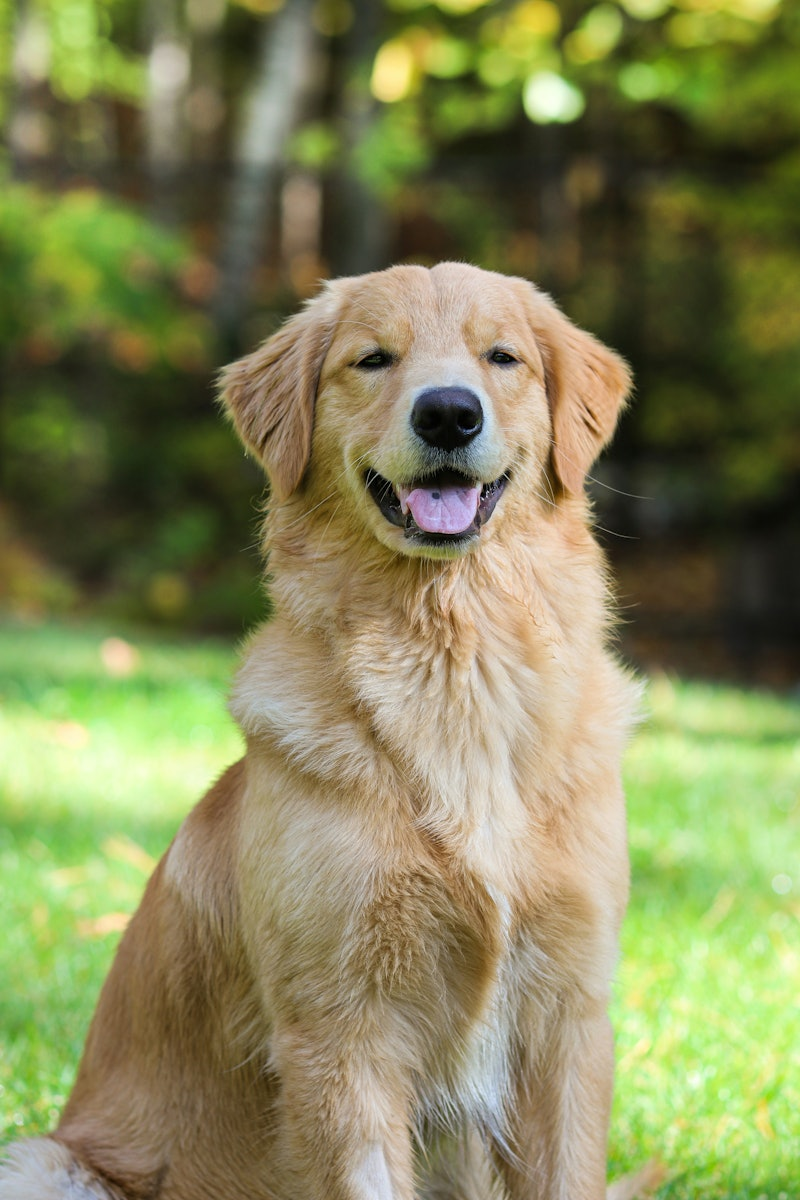
#> input picture 1-common_aigorithms/common_aigorithms/4-Open-SourceFrameworksAndTools/OpenCV_files/dog.jpg, 800 x 1200 px
$ jupyter execute 01-OpenCV.ipynb
#> lines starting #> are read from the running program, lines starting #| are printed output that depends on the picture; after the words box and inside, x2 and y2 are one past the last pixel; in counts of white or black regions, pixels touching at a corner belong together
# OpenCV 基础操作

## 一、静态图像处理
### 1. 图像读取与显示
这部分内容主要介绍如何使用OpenCV读取和显示图像。

[cell 1]
import cv2
import numpy as np
from matplotlib import pyplot as plt
# 步骤一、读取图像
# cv2.imread方法用于读取图像，它有两个主要参数：
#   - filename: 要读取的图像文件的路径。
#   - flags: 读取图像的模式，常用的值有：
#       - cv2.IMREAD_COLOR: 以彩色模式读取图像，默认值，忽略图像的透明度通道。
#       - cv2.IMREAD_GRAYSCALE: 以灰度模式读取图像。
#       - cv2.IMREAD_UNCHANGED: 以包含透明度通道的模式读取图像。
img_1 = cv2.imread('./OpenCV_files/dog.jpg', cv2.IMREAD_COLOR)
#> img_1 is the input picture: shape (1200, 800, 3); mean B, G, R 88.3, 133.7, 131.8
img_2 = cv2.imread('./OpenCV_files/dog.jpg', cv2.IMREAD_GRAYSCALE)
img_3 = cv2.imread('./OpenCV_files/dog.jpg', cv2.IMREAD_UNCHANGED)
# 步骤二、显示图像
"""
# OpenCV自带的方法
# 检查图像是否成功读取
CV_image = img_1 # 这边可以选择看看上面三个图像的不同之处
if CV_image is None:
    print("无法读取图像，请检查文件路径和文件名。")
else:

    # 显示图像
    # cv2.imshow 用于显示图像，第一个参数为窗口名称，第二个参数为要显示的图像
    # cv2.imshow('Displayed Image', CV_image)
    # 等待按键事件
    # cv2.waitKey 用于等待按键事件，参数为等待时间（毫秒），0 表示无限等待
    # cv2.waitKey(0)
    # 关闭所有窗口
    # cv2.destroyAllWindows 用于关闭所有由 OpenCV 创建的窗口
    # cv2.destroyAllWindows()
"""
# 使用matplotlib的pyplot来显示图像
# plt.imshow方法用于显示图像，它有以下主要参数：
#   - X: 要显示的图像数组，可以是二维（灰度图像）或三维（彩色图像）。
#   - cmap: 颜色映射，对于灰度图像，常用的是'gray'。
#   - interpolation: 插值方法，用于调整图像的显示质量。
# 由于OpenCV使用BGR颜色模式，而matplotlib使用RGB颜色模式，所以需要转换颜色通道
# 使用cv2.cvtColor方法将BGR图像转换为RGB图像
# cv2.cvtColor方法用于颜色空间转换，它有两个主要参数：
#   - src: 要转换的图像数组。
#   - code: 转换的代码，常用的值有：
#       - cv2.COLOR_BGR2RGB: 将BGR图像转换为RGB图像。
#       - cv2.COLOR_BGR2GRAY: 将BGR图像转换为灰度图像。

OpenCV_image = img_1 # 这边可以选择看看上面几个图像的不同之处
img_rgb = cv2.cvtColor(OpenCV_image, cv2.COLOR_BGR2RGB)
img_gray = cv2.cvtColor(OpenCV_image, cv2.COLOR_BGR2GRAY) # 注意传入的就是灰度图像时注释掉这句

plt_image = img_rgb # 这里可以选择使用img_rgb或img_gray
plt.imshow(plt_image)
#plt.imshow(plt_image, cmap='gray') # 选择使用img_gray时用这句
plt.show()

### 2.图像滤波
这部分是对图像进行滤波处理的代码，主要包括：
- 卷积运算与边界填充
- 均值滤波、高斯滤波、中值滤波、双边滤波

[cell 2]
# 卷积运算与边界填充
import cv2
import numpy as np
from matplotlib import pyplot as plt

# 读取图像
img = cv2.imread('./OpenCV_files/dog.jpg', cv2.IMREAD_COLOR)
img_rgb = cv2.cvtColor(img, cv2.COLOR_BGR2RGB)
#img_rgb = cv2.cvtColor(cv2.imread('./OpenCV_files/dog.jpg', cv2.IMREAD_COLOR), cv2.COLOR_BGR2RGB) # 偷懒写法（布什）

# 步骤一、定义卷积核（常见尺寸分为 3x3、5x5 等）
# 卷积核是一个二维数组，用于在图像上进行卷积操作，不同的卷积核可以实现不同的图像效果，如模糊、锐化等
# 这里以 3x3 的均值卷积核为例，它可以对图像进行模糊处理
# 卷积核的每个元素表示对应位置的权重，所有权重之和通常为 1
kernel = np.ones((3, 3), np.float32) / 9
# 解释：
# - np.ones((3, 3), np.float32) 创建一个 3x3 的全 1 数组，数据类型为浮点数
# - 除以 9 是为了保证卷积核的权重之和为 1

# 步骤二、卷积运算
# cv2.filter2D 函数用于进行卷积操作，它有以下主要参数：
# - src: 输入的图像
# - ddepth: 输出图像的深度，通常设置为 -1 表示与输入图像深度相同
# - kernel: 卷积核
# - anchor: 锚点位置，默认值为 (-1, -1) 表示卷积核的中心
# - delta: 在卷积结果上添加的可选值，默认为 0
# - borderType: 边界填充类型，默认为 cv2.BORDER_DEFAULT
convolved_img = cv2.filter2D(img_rgb, -1, kernel)

# 步骤三、边界填充
# cv2.copyMakeBorder 函数用于对图像进行边界填充，它有以下主要参数：
# - src: 输入的图像
# - top, bottom, left, right: 分别表示顶部、底部、左侧、右侧的填充像素数
# - borderType: 边界填充类型，常见的有 cv2.BORDER_CONSTANT（常量填充）、cv2.BORDER_REPLICATE（复制边界像素）等
# - value: 当 borderType 为 cv2.BORDER_CONSTANT 时，指定填充的常量值
# 这里以 10 像素的常量填充为例，填充颜色为白色（255, 255, 255）
padded_img = cv2.copyMakeBorder(convolved_img, 10, 10, 10, 10, cv2.BORDER_CONSTANT, value=(255, 255, 255))

# 输出图像
plt.subplot(131), plt.imshow(img_rgb), plt.title('Original Image') # 原始图像
plt.xticks([]), plt.yticks([])
plt.subplot(132), plt.imshow(convolved_img), plt.title('Convolved Image') # 卷积后的图像，可以比较明显的看出图像的模糊效果
plt.xticks([]), plt.yticks([])
plt.subplot(133), plt.imshow(padded_img), plt.title('Padded Image') # 填充后的图像，可以看到图像的边界被填充为白色
plt.xticks([]), plt.yticks([])
plt.show()

[cell 3]
# 均值滤波、高斯滤波、中值滤波、双边滤波
import cv2
import numpy as np
import matplotlib.pyplot as plt
import matplotlib.cm as cm

# 读取图像
img = cv2.imread('./OpenCV_files/dog.jpg', cv2.IMREAD_COLOR)
img_rgb = cv2.cvtColor(img, cv2.COLOR_BGR2RGB)

# 定义滤波核大小
kernel_size = 3

# 一、对图像进行均值滤波
# cv2.blur 函数用于进行均值滤波操作，它有以下主要参数：
# - src: 输入的图像
# - ksize: 卷积核的大小，通常是一个元组 (width, height)，这里使用 (kernel_size, kernel_size)
# - anchor: 锚点位置，默认值为 (-1, -1) 表示卷积核的中心
# - borderType: 边界填充类型，默认为 cv2.BORDER_DEFAULT
mean_filtered = cv2.blur(img_rgb, (kernel_size, kernel_size))

# 二、对图像进行中值滤波
# cv2.medianBlur 函数用于进行中值滤波操作，它有以下主要参数：
# - src: 输入的图像
# - ksize: 卷积核的大小，必须是大于 1 的奇数，这里使用 kernel_size
# 中值滤波是取卷积核区域内像素值的中值作为中心像素的值，常用于去除椒盐噪声
median_filtered = cv2.medianBlur(img_rgb, kernel_size)

# 三、对图像进行高斯滤波
# cv2.GaussianBlur 函数用于进行高斯滤波操作，它有以下主要参数：
# - src: 输入的图像
# - ksize: 卷积核的大小，必须是奇数，通常是 (width, height)，这里使用 (kernel_size, kernel_size)
# - sigmaX: X 方向的高斯核标准差，如果为 0，则根据 ksize 自动计算
# - sigmaY: Y 方向的高斯核标准差，如果为 0，则与 sigmaX 相同
# 高斯滤波是根据高斯函数对图像进行加权平均，能有效去除高斯噪声
gaussian_filtered = cv2.GaussianBlur(img_rgb, (kernel_size, kernel_size), 0)

# 四、对图像进行双边滤波
# cv2.bilateralFilter 函数用于进行双边滤波操作，它有以下主要参数：
# - src: 输入的图像
# - d: 滤波时使用的像素邻域直径，如果为负数，则根据 sigmaSpace 自动计算
# - sigmaColor: 颜色空间滤波器的标准差，值越大表示在颜色空间中越容易融合不同颜色
# - sigmaSpace: 坐标空间滤波器的标准差，值越大表示在坐标空间中越容易融合不同位置的像素
# 双边滤波能在平滑图像的同时保留边缘信息
bilateral_filtered = cv2.bilateralFilter(img_rgb, 9, 75, 75)

# 显示图像
plt.figure(figsize=(15, 10))

# 显示原图像
plt.subplot(231), plt.imshow(img_rgb)
plt.title('Original Image'), plt.xticks([]), plt.yticks([])

# 显示均值滤波结果
plt.subplot(232), plt.imshow(mean_filtered)
plt.title('Mean Filtered'), plt.xticks([]), plt.yticks([])
# 注：均值滤波使图像整体更加平滑，细微纹理和噪点被模糊处理，同时边缘部分也有一定程度模糊，
# 因其对邻域像素简单求平均，未区分边缘与非边缘区域。

# 显示中值滤波结果
plt.subplot(233), plt.imshow(median_filtered)
plt.title('Median Filtered'), plt.xticks([]), plt.yticks([])
# 注：中值滤波对椒盐噪声等离散噪声点去除效果显著，且相比均值滤波能更好地保持图像边缘信息，
# 图像轮廓不会过度模糊，因为它是取邻域像素中值来替代中心像素值。

# 显示高斯滤波结果
plt.subplot(234), plt.imshow(gaussian_filtered)
plt.title('Gaussian Filtered'), plt.xticks([]), plt.yticks([])
# 注：高斯滤波能有效抑制符合高斯分布的噪声，平滑效果自然，
# 基于高斯函数对邻域像素加权平均，距离中心像素近的点权重高，不会产生生硬模糊感。

# 显示双边滤波结果
plt.subplot(235), plt.imshow(bilateral_filtered)
plt.title('Bilateral Filtered'), plt.xticks([]), plt.yticks([])
# 注：双边滤波在平滑图像的同时能很好地保留边缘信息，图像边缘清晰，
# 且在去除噪声时能较好地保留图像细节特征，在细节和整体平滑度间取得较好平衡。

plt.show()

### 3.图像几何变换
这部分是图像几何变换的内容，包括旋转、平移、缩放等操作。
- 图像平移：使用 `cv2.warpAffine` 函数实现图像在平面上的平移操作，原理是通过构建平移矩阵，指定沿 `x` 轴和 `y` 轴方向的位移量，从而改变图像像素的位置 。
- 图像旋转：利用 `cv2.getRotationMatrix2D` 获取旋转矩阵，再结合 `cv2.warpAffine` 实现图像绕指定点的旋转，包括旋转角度、旋转中心等参数的设置及对图像的影响 。
- 图像翻转：说明 `cv2.flip` 函数的用法，可实现图像沿水平、垂直方向或同时沿两个方向翻转。

[cell 4]
import cv2
import numpy as np
import matplotlib.pyplot as plt
import matplotlib.cm as cm

# 读取图像
img = cv2.imread('./OpenCV_files/dog.jpg', cv2.IMREAD_COLOR)
img_rgb = cv2.cvtColor(img, cv2.COLOR_BGR2RGB)

# 图像平移
# 使用cv2.warpAffine函数进行图像平移
# 参数说明：
# - src：输入图像，这里是img_rgb
# - M：变换矩阵，2x3的numpy数组
# - dsize：输出图像的大小，格式为 (width, height)
# 定义平移向量，沿x轴平移100个像素，沿y轴平移50个像素
tx = 100
ty = 50
M = np.float32([[1, 0, tx], [0, 1, ty]])
# 获取图像的高度和宽度
height, width = img_rgb.shape[:2]
# 进行平移操作
translated_img = cv2.warpAffine(img_rgb, M, (width, height))

# 图像旋转
# 使用cv2.getRotationMatrix2D函数获取旋转矩阵，再用cv2.warpAffine进行旋转
# 参数说明：
# - center：旋转中心，这里设为图像中心 (width / 2, height / 2)
# - angle：旋转角度，设为45度
# - scale：缩放比例，设为1.0，即不缩放
center = (width / 2, height / 2)
angle = 45
scale = 1.0
rotation_matrix = cv2.getRotationMatrix2D(center, angle, scale)
rotated_img = cv2.warpAffine(img_rgb, rotation_matrix, (width, height))
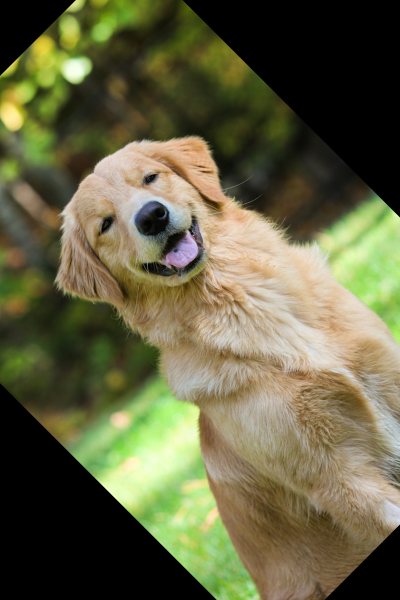
#> rotated_img: shape (1200, 800, 3) (shown at 1/2 size); mean R, G, B 100.6, 99.1, 67.5

# 图像翻转
# 使用cv2.flip函数进行图像翻转
# 参数说明：
# - flipCode：翻转模式，0表示沿x轴翻转，1表示沿y轴翻转，-1表示沿x轴和y轴同时翻转
# 这里沿y轴翻转
flipped_img = cv2.flip(img_rgb, 1)
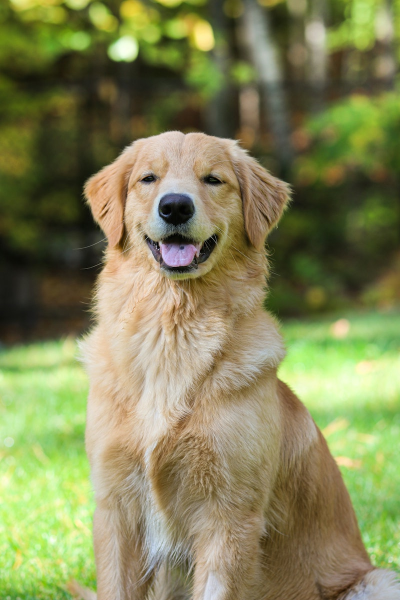
#> flipped_img: shape (1200, 800, 3) (shown at 1/2 size); mean R, G, B 131.8, 133.7, 88.3

# 显示图像
plt.figure(figsize=(15, 10))

# 显示原图像
plt.subplot(231), plt.imshow(img_rgb)
plt.title('Original Image'), plt.xticks([]), plt.yticks([])

# 显示平移后的图像
plt.subplot(232), plt.imshow(translated_img)
plt.title('Translated Image'), plt.xticks([]), plt.yticks([])

# 显示旋转后的图像
plt.subplot(233), plt.imshow(rotated_img)
plt.title('Rotated Image'), plt.xticks([]), plt.yticks([])

# 显示翻转后的图像
plt.subplot(234), plt.imshow(flipped_img)
plt.title('Flipped Image'), plt.xticks([]), plt.yticks([])

plt.show()

### 4. 图像阈值处理
在图像处理中，阈值处理是一项基础且关键的操作，它能够将图像中的像素点根据设定的阈值进行分类，从而实现图像的分割、特征提取等功能。这部分主要涵盖以下内容：
- **全局阈值**：在处理图像时，当我们希望依据一个固定的阈值对整幅图像进行统一处理，就会用到全局阈值方法。这里主要使用 `cv2.threshold` 函数来进行全局阈值分割。
    - **二值化**：该操作是将图像像素根据设定的阈值，明确地分为 0 和 255 两个值。比如在一张灰度图像中，像素值小于阈值的被归为 0（通常显示为黑色），大于等于阈值的则被设为 255（通常显示为白色），这样就能突出图像中的某些特征，或者分离前景与背景。
    - **反二值化**：与二值化相反，像素值小于阈值的被设为 255，大于等于阈值的变为 0 。这种操作在一些特定场景下，能以不同的方式呈现图像的信息。
    - **函数参数详解**：
        - **thresh（阈值）**：这是一个关键参数，它是像素值分类的依据。当像素值与这个值进行比较后，根据所选的阈值类型来决定最终的像素取值。
        - **maxval（最大值）**：在某些阈值类型（如 `cv2.THRESH_BINARY` ）中，当像素值满足特定条件时，会被赋予这个 `maxval` 值，一般设为 255 来表示白色。
        - **type（阈值类型）**：常见的如 `cv2.THRESH_BINARY` ，它按照阈值将像素分为 0 和 `maxval` 两个值；`cv2.THRESH_BINARY_INV` 则是反向的二值化操作。不同的阈值类型会产生截然不同的图像效果，需根据实际需求灵活选择。
 - **自适应阈值**：在实际场景中，很多图像存在光照不均匀的情况，此时固定的全局阈值无法取得理想的处理效果。`cv2.adaptiveThreshold` 函数应运而生，它能够根据图像局部区域的特性自适应地计算阈值。
    - **适用场景**：比如拍摄的文档图片，可能存在部分区域过亮或过暗，使用自适应阈值就能更好地处理这类图像，使文字等内容更清晰地被提取出来。
    - **函数参数作用**：
        - **blockSize（邻域大小）**：该参数定义了用于计算局部阈值的邻域范围，即一个正方形区域的边长。这个区域大小的选择很重要，过大可能导致局部特征被过度平滑，过小则可能无法准确反映局部的光照和像素分布情况。
        - **C（从均值或高斯加权均值中减去的常数 ）**：在计算局部阈值时，会先算出邻域内像素的均值或高斯加权均值，然后减去这个常数 `C` 得到最终的局部阈值。通过调整 `C` 的值，可以控制阈值的大小，进而影响图像的处理效果 。

[cell 5]
# 全局阈值
import cv2
import numpy as np
import matplotlib.pyplot as plt
import matplotlib.cm as cm

# 读取图像
img = cv2.imread('./OpenCV_files/dog.jpg', cv2.IMREAD_COLOR)
# 将图像转换为灰度图像，因为阈值处理通常在灰度图像上进行
img_gray = cv2.cvtColor(img, cv2.COLOR_BGR2GRAY)

# 二值化
# cv2.threshold 函数用于进行阈值处理，它有以下主要参数：
# - src: 输入的图像，这里是灰度图像 img_gray
# - thresh: 阈值，像素值大于该阈值的将被处理为 maxval，小于的将被处理为 0
# - maxval: 最大值，当像素值满足条件时将被赋予该值
# - type: 阈值类型，这里使用 cv2.THRESH_BINARY 表示二值化
# 返回值 ret 是实际使用的阈值，thresh_binary 是二值化后的图像
ret, thresh_binary = cv2.threshold(img_gray, 127, 255, cv2.THRESH_BINARY)
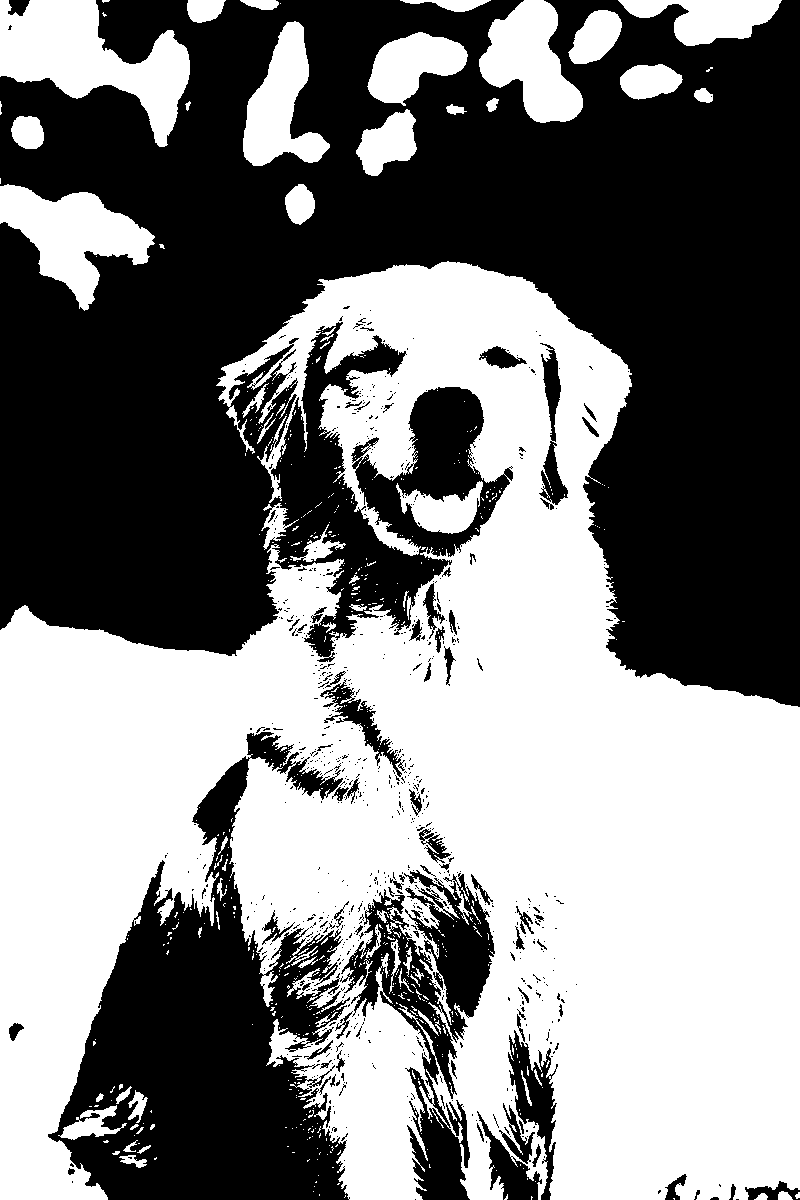
#> thresh_binary: shape (1200, 800); 50.1% white; 773 black regions (699 under 20 px), largest, box (x1, y1, x2, y2) and area: (0, 0, 800, 707) 376286, (48, 732, 350, 1200) 67417, (340, 870, 495, 1200) 17977

# 反二值化
# 同样使用 cv2.threshold 函数，只是将阈值类型改为 cv2.THRESH_BINARY_INV 表示反二值化
# 此时像素值大于阈值的将被处理为 0，小于的将被处理为 maxval
ret, thresh_binary_inv = cv2.threshold(img_gray, 127, 255, cv2.THRESH_BINARY_INV)

# 图像显示
plt.figure(figsize=(15, 5))

# 显示原灰度图像
plt.subplot(131), plt.imshow(img_gray, cmap='gray')
plt.title('Original Gray Image'), plt.xticks([]), plt.yticks([])

# 显示二值化后的图像
plt.subplot(132), plt.imshow(thresh_binary, cmap='gray')
plt.title('Binary Thresholded Image'), plt.xticks([]), plt.yticks([])
"""
注：可以看出图像被清晰地分为了黑白两部分。灰度值高于阈值的像素变为白色（255），低于阈值的像素变为黑色（0）。
图像中的物体轮廓在二值化后变得更加明显，有助于进行物体的分割和识别。
但如果图像光照不均匀，可能会出现部分区域分割不准确的情况，比如较暗区域的一些本应属于物体的部分可能会被误判为背景。
"""
# 显示反二值化后的图像
plt.subplot(133), plt.imshow(thresh_binary_inv, cmap='gray')
plt.title('Inverse Binary Thresholded Image'), plt.xticks([]), plt.yticks([])
"""
注：可以看出反二值化的结果与二值化相反，灰度值高于阈值的像素变为黑色（0），低于阈值的像素变为白色（255）。
这种处理方式在某些场景下很有用，例如当我们关注的物体在原图像中是较暗的部分时，
反二值化可以让这些物体以白色的形式突出显示，便于后续分析。
"""

plt.show()

[cell 6]
# 自适应阈值
import cv2
import numpy as np
import matplotlib.pyplot as plt
import matplotlib.cm as cm

# 读取图像
img = cv2.imread('./OpenCV_files/dog.jpg', cv2.IMREAD_COLOR)
# 将图像转换为灰度图像，因为自适应阈值处理通常在灰度图像上进行
img_gray = cv2.cvtColor(img, cv2.COLOR_BGR2GRAY)

# 自适应阈值处理
# cv2.adaptiveThreshold 函数用于进行自适应阈值处理，它有以下主要参数：
# - src: 输入的图像，这里是灰度图像 img_gray
# - maxValue: 最大值，当像素值满足条件时将被赋予该值
# - adaptiveMethod: 自适应方法，有两种选择：
#       - cv2.ADAPTIVE_THRESH_MEAN_C: 邻域内的均值作为阈值
#       - cv2.ADAPTIVE_THRESH_GAUSSIAN_C: 邻域内的高斯加权均值作为阈值
# - thresholdType: 阈值类型，通常使用 cv2.THRESH_BINARY
# - blockSize: 邻域大小，用于计算局部阈值的正方形区域的边长，必须是大于 1 的奇数
# - C: 从均值或高斯加权均值中减去的常数
# 这里使用均值自适应方法
adaptive_mean = cv2.adaptiveThreshold(img_gray, 255, cv2.ADAPTIVE_THRESH_MEAN_C,
                                      cv2.THRESH_BINARY, 11, 2)
#> adaptive_mean: shape (1200, 800); 72.4% white; 7358 black regions (6015 under 20 px), largest, box (x1, y1, x2, y2) and area: (363, 0, 752, 186) 13019, (243, 580, 512, 968) 9969, (0, 821, 188, 1200) 6252
# 这里使用高斯加权自适应方法
adaptive_gaussian = cv2.adaptiveThreshold(img_gray, 255, cv2.ADAPTIVE_THRESH_GAUSSIAN_C,
                                          cv2.THRESH_BINARY, 11, 2)
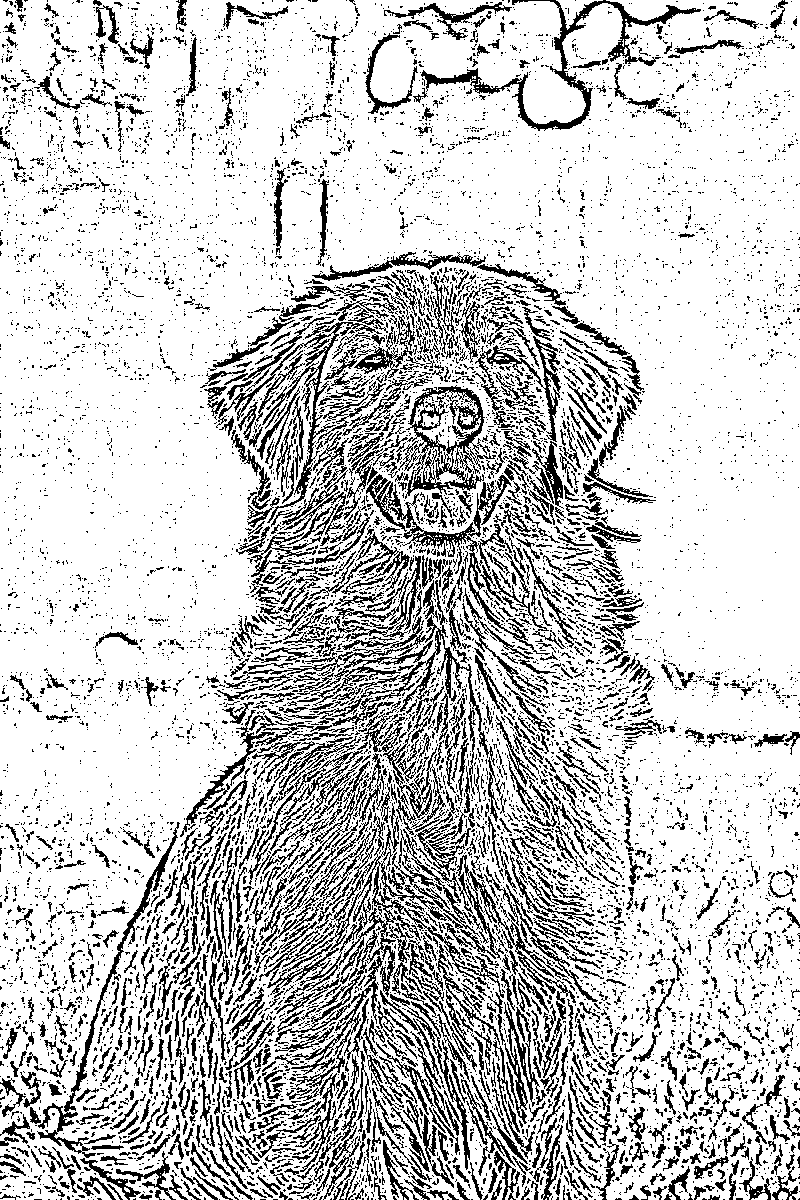
#> adaptive_gaussian: shape (1200, 800); 79% white; black in thin lines or dots

# 图像显示
plt.figure(figsize=(15, 5))

# 显示原灰度图像
plt.subplot(131), plt.imshow(img_gray, cmap='gray')
plt.title('Original Gray Image'), plt.xticks([]), plt.yticks([])

# 显示均值自适应阈值处理后的图像
plt.subplot(132), plt.imshow(adaptive_mean, cmap='gray')
plt.title('Adaptive Mean Thresholded Image'), plt.xticks([]), plt.yticks([])
"""
注：可以看出均值自适应阈值处理能够根据图像的局部区域特性来计算阈值。
在光照不均匀的情况下，相比全局阈值处理，它能更好地适应不同区域的亮度变化，使得图像的各个部分都能得到较为合适的分割。
例如，在较亮和较暗的区域都能清晰地显示出物体的轮廓，
减少了因光照差异导致的分割误差。但可能会存在一些局部细节的丢失，因为它是基于邻域均值进行阈值计算的。
"""

# 显示高斯加权自适应阈值处理后的图像
plt.subplot(133), plt.imshow(adaptive_gaussian, cmap='gray')
plt.title('Adaptive Gaussian Thresholded Image'), plt.xticks([]), plt.yticks([])
"""
 注：可以看出高斯加权自适应阈值处理结合了高斯加权的思想，对邻域内的像素进行加权平均来计算阈值。
 它在处理光照不均匀图像时比均值自适应阈值更具优势，因为它更注重邻域中心像素的影响，能够更好地保留图像的细节信息。
 图像中的物体轮廓更加清晰，边缘过渡也更加自然，对于复杂光照条件下的图像分割效果较好。
"""

plt.show()
